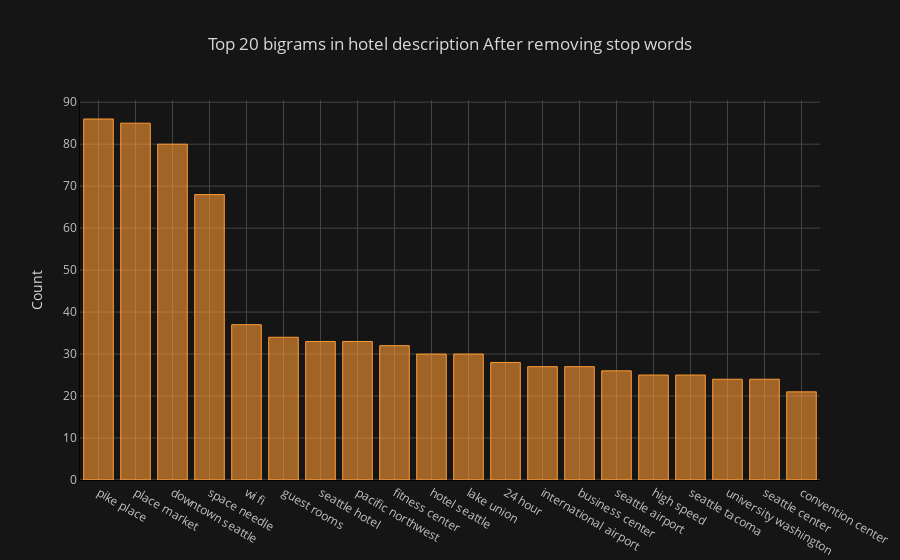

Notebook source saved alongside this figure:
### Markdown cell above
### Bigrams Frequency Distribution After Removing Stop Word

### Code cell
def get_top_n_bigram(corpus, n=None):
    vec = CountVectorizer(ngram_range=(2, 2), stop_words='english').fit(corpus)
    bag_of_words = vec.transform(corpus)
    sum_words = bag_of_words.sum(axis=0) 
    words_freq = [(word, sum_words[0, idx]) for word, idx in vec.vocabulary_.items()]
    words_freq =sorted(words_freq, key = lambda x: x[1], reverse=True)
    return words_freq[:n]
common_words = get_top_n_bigram(df['desc'], 20)
df4 = pd.DataFrame(common_words, columns = ['desc' , 'count'])
df4.groupby('desc').sum()['count'].sort_values(ascending=False).iplot(kind='bar', yTitle='Count', linecolor='black', title='Top 20 bigrams in hotel description After removing stop words')

### Figure 1 — Plotly figure (JSON) as saved in the notebook; plotly's stock layout.template omitted (floating-point values rounded to 4 significant figures)
{"data": [{"name": "count", "uid": "4870081b-63a3-43e6-ba07-52280877446a", "text": "", "y": [86, 85, 80, 68, 37, 34, 33, 33, 32, 30, 30, 28, 27, 27, 26, 25, 25, 24, 24, 21], "marker": {"color": "rgba(255, 153, 51, 0.6)", "line": {"color": "rgba(255, 153, 51, 1.0)", "width": 1}}, "x": ["pike place", "place market", "downtown seattle", "space needle", "wi fi", "guest rooms", "seattle hotel", "pacific northwest", "fitness center", "hotel seattle", "lake union", "24 hour", "international airport", "business center", "seattle airport", "high speed", "seattle tacoma", "university washington", "seattle center", "convention center"], "type": "bar", "orientation": "v"}], "layout": {"yaxis": {"tickfont": {"color": "#C2C2C2"}, "title": {"text": "Count", "font": {"color": "#D9D9D9"}}, "showgrid": true, "zerolinecolor": "#666570", "gridcolor": "#434343", "linecolor": "black"}, "paper_bgcolor": "#151516", "plot_bgcolor": "#151516", "title": {"text": "Top 20 bigrams in hotel description After removing stop words", "font": {"color": "#D9D9D9"}}, "xaxis": {"tickfont": {"color": "#C2C2C2"}, "title": {"text": "", "font": {"color": "#D9D9D9"}}, "showgrid": true, "zerolinecolor": "#666570", "gridcolor": "#434343", "linecolor": "black"}, "legend": {"bgcolor": "#151516", "font": {"color": "#D9D9D9"}}}}
